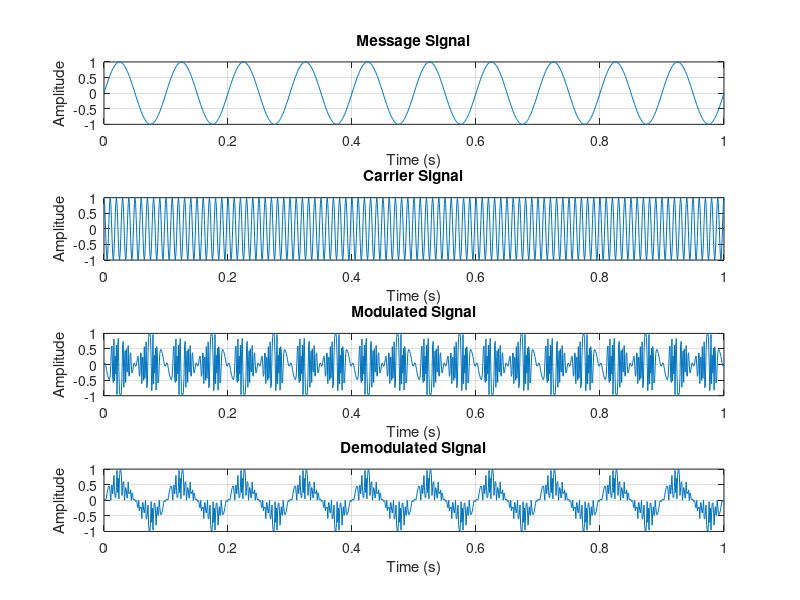
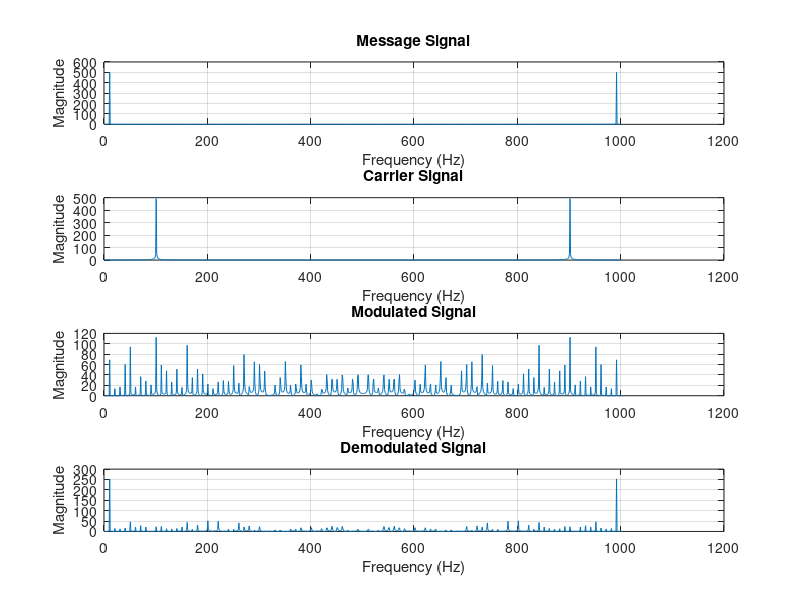

Source code (MATLAB) for these figures, in order:
% Define message signal
fm = 10;
t = 0:0.001:1;
m = sin(2*pi*fm*t);

% Define carrier signal
fc = 100;
c = cos(2*pi*fc*t);

% Modulate message signal with carrier signal
beta = 100;
s = zeros(size(t));
for i=1:length(t)
    s(i) = m(i)*cos(2*pi*fc*t(i)+beta*sin(2*pi*fm*t(i)));
end

% Demodulate modulated signal
sdemod = zeros(size(t));
for i=1:length(t)
    sdemod(i) = s(i)*cos(2*pi*fc*t(i)+beta*sin(2*pi*fm*t(i)));
end

% Plot signals in time domain
figure;
subplot(4,1,1);
plot(t,m);
title('Message Signal');
xlabel('Time (s)');
ylabel('Amplitude');
grid on;

subplot(4,1,2);
plot(t,c);
title('Carrier Signal');
xlabel('Time (s)');
ylabel('Amplitude');
grid on;

subplot(4,1,3);
plot(t,s);
title('Modulated Signal');
xlabel('Time (s)');
ylabel('Amplitude');
grid on;

subplot(4,1,4);
plot(t,sdemod);
title('Demodulated Signal');
xlabel('Time (s)');
ylabel('Amplitude');
grid on;

% Plot signals in frequency domain
figure;
subplot(4,1,1);
plot(abs(fft(m)));
title('Message Signal');
xlabel('Frequency (Hz)');
ylabel('Magnitude');
grid on;

subplot(4,1,2);
plot(abs(fft(c)));
title('Carrier Signal');
xlabel('Frequency (Hz)');
ylabel('Magnitude');
grid on;

subplot(4,1,3);
plot(abs(fft(s)));
title('Modulated Signal');
xlabel('Frequency (Hz)');
ylabel('Magnitude');
grid on;

subplot(4,1,4);
plot(abs(fft(sdemod)));
title('Demodulated Signal');
xlabel('Frequency (Hz)');
ylabel('Magnitude');
grid on;